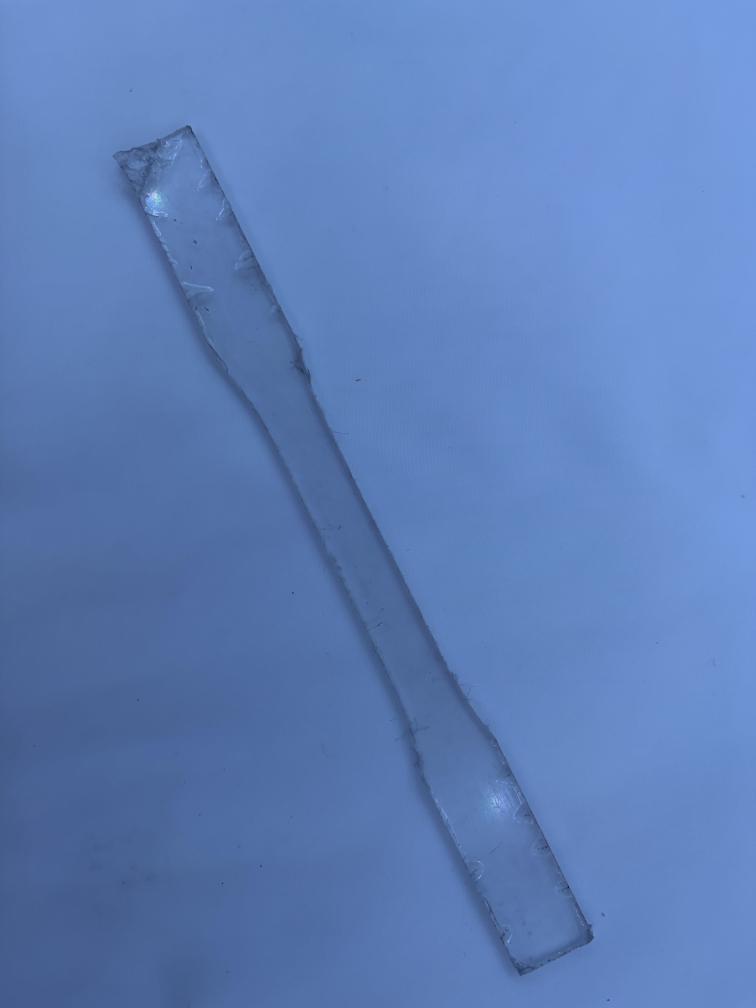
#> input picture images/D638_I_0.jpg, 3024 x 4032 px (shown at 1/4 size)
$ python -i create_dataset.py   (imports and definitions only)
#> lines starting #> are read from the running program, lines starting #| are printed output that depends on the picture; after the words box and inside, x2 and y2 are one past the last pixel; in counts of white or black regions, pixels touching at a corner belong together
#> further down, picture is the input picture: shape (4032, 3024, 3); mean B, G, R 184, 126.3, 93.7
# combined_outline.py

import os
import math
import base64
from typing import Optional, Tuple, List

import cv2
import numpy as np
from PIL import Image
from rembg import remove
import argparse
from enum import Enum

class Material(Enum):
    PLASTIC = 0
    METAL = 1

class Shape(Enum):
    DOGBONE = 0
    COUPON = 1

# ----------------- global collectors for dataset -----------------
DATA_PATCHES: List[np.ndarray] = []
DATA_LABELS: List[int] = []

# ----------------- utilities (from outline.py) -----------------

def get_image_names():
    relative_path = "./images/"

    files = []
    for item in os.listdir(relative_path):
        full_path = os.path.join(relative_path, item)
        if os.path.isfile(full_path):
            files.append(item)
    return files

def pil_to_bgr(pil_img: Image.Image):
    return cv2.cvtColor(np.array(pil_img.convert("RGB")), cv2.COLOR_RGB2BGR)

# [22 lines left out: functions bgr_to_png_base64, rgba_to_png_base64, segment_with_rembg, not called in this run]

def segment_fallback(img_bgr: np.ndarray) -> np.ndarray:
    """Basic luminance segmentation; used if no_rembg=True."""
    hsv = cv2.cvtColor(img_bgr, cv2.COLOR_BGR2HSV)
#> hsv: shape (4032, 3024, 3); mean H, S, V 109.2, 125.5, 184
    v = hsv[:, :, 2]
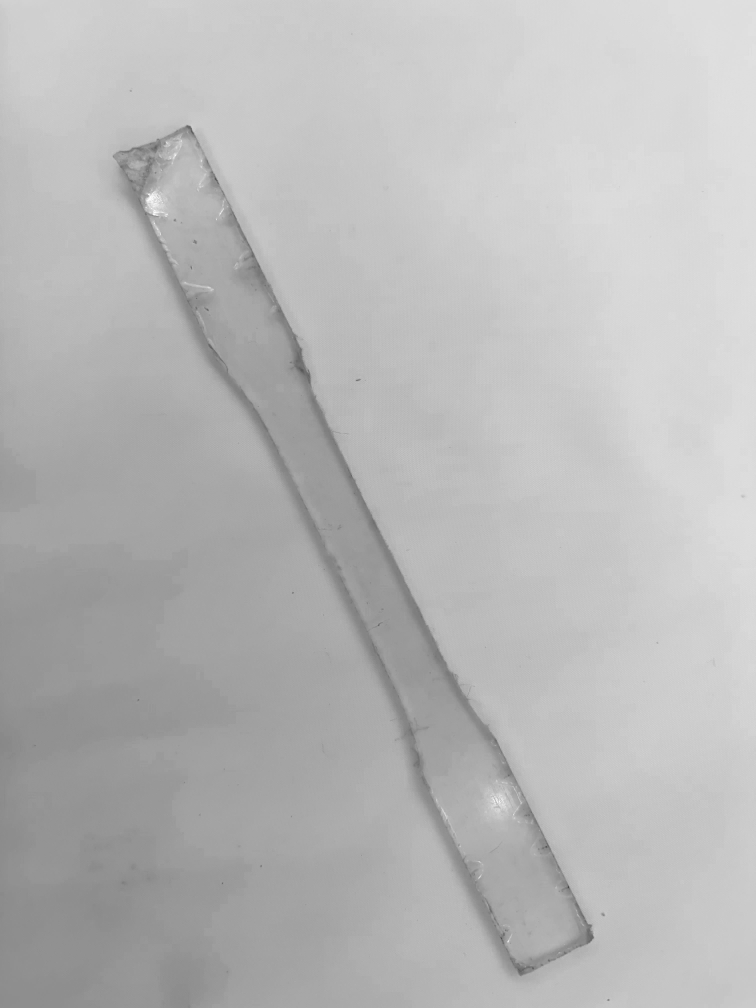
#> v: shape (4032, 3024) (shown at 1/4 size); min 56, max 255, mean 184
    mask = cv2.adaptiveThreshold(
        v, 255,
        cv2.ADAPTIVE_THRESH_MEAN_C,
        cv2.THRESH_BINARY,
        51, 5
    )
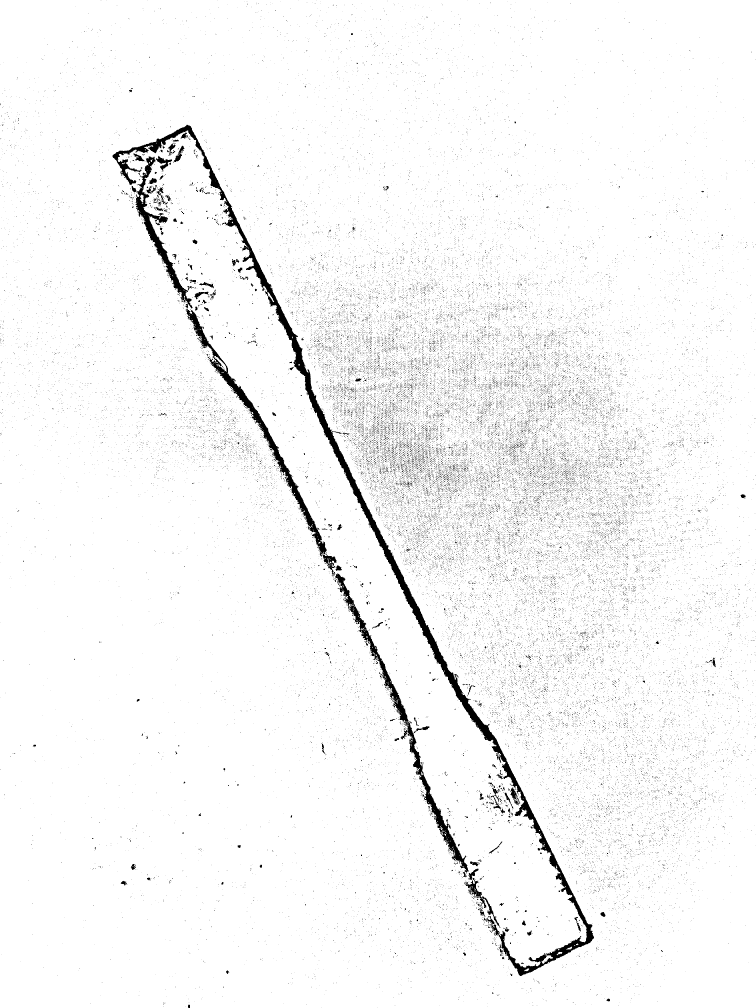
#> mask: shape (4032, 3024) (shown at 1/4 size); 96.7% white; 61477 black regions (61035 under 20 px), largest, box (x1, y1, x2, y2) and area: (450, 499, 2376, 3904) 106812, (1341, 2293, 1875, 3494) 28963, (746, 1233, 1346, 2306) 28615
    if mask.mean() > 127:
        mask = 255 - mask
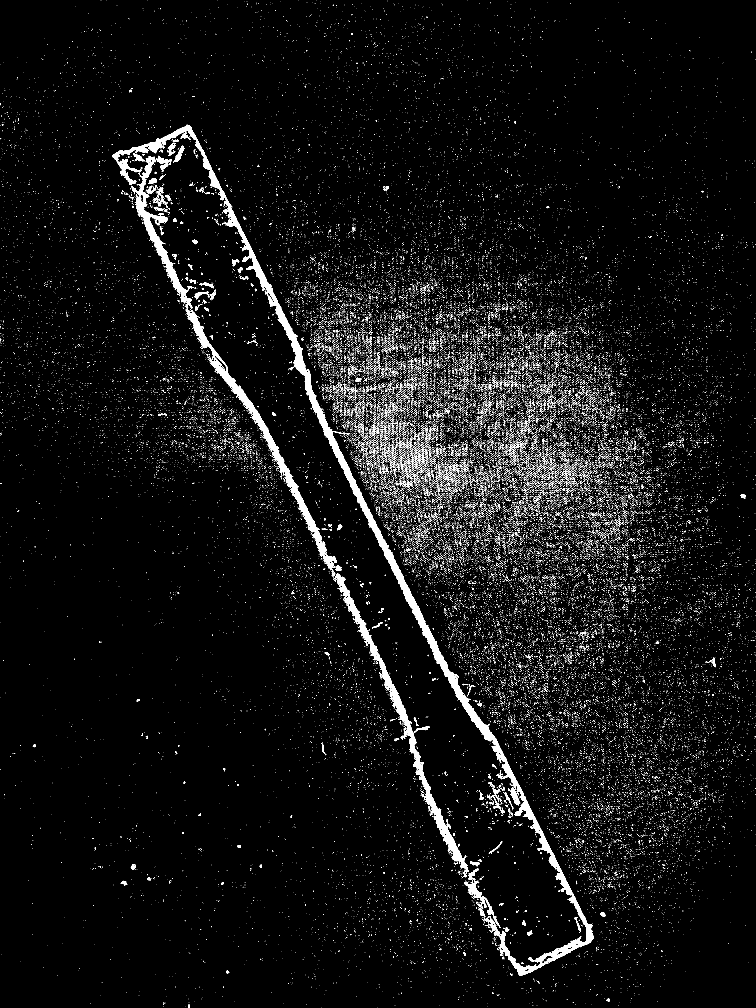
#> mask: shape (4032, 3024) (shown at 1/4 size); 3.3% white; 61477 white regions (61035 under 20 px), largest, box (x1, y1, x2, y2) and area: (450, 499, 2376, 3904) 106812, (1341, 2293, 1875, 3494) 28963, (746, 1233, 1346, 2306) 28615
    mask = cv2.morphologyEx(mask, cv2.MORPH_OPEN, np.ones((5, 5), np.uint8), iterations=1)
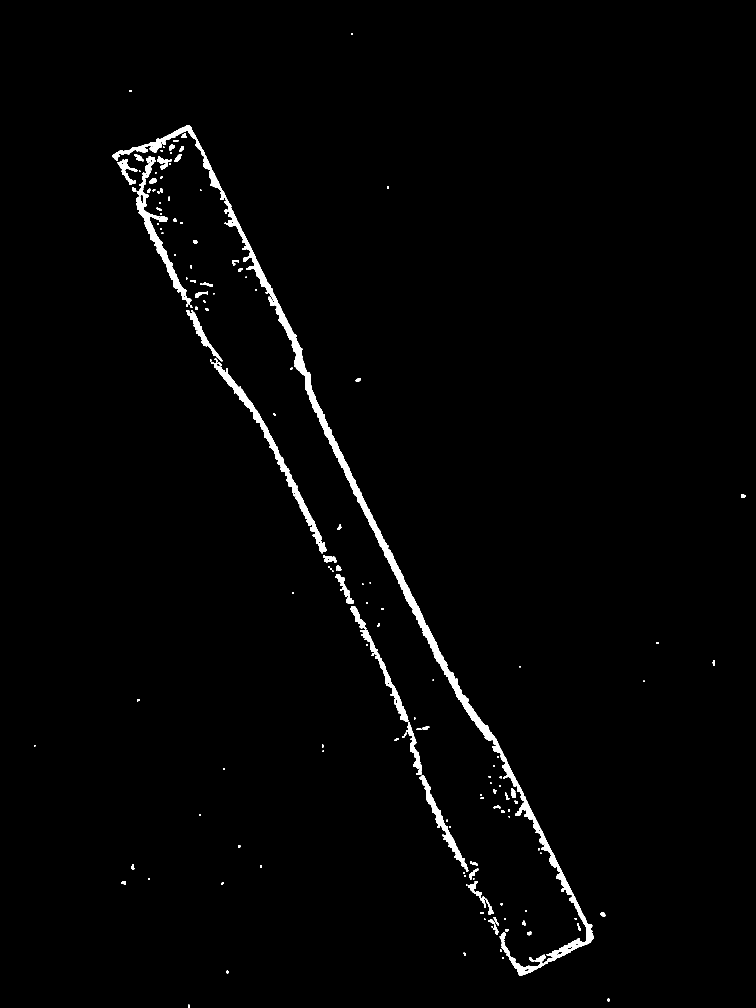
#> mask: shape (4032, 3024) (shown at 1/4 size); 1.5% white; 188 white regions, largest, box (x1, y1, x2, y2) and area: (450, 500, 2376, 3904) 98816, (856, 1451, 1306, 2213) 19011, (544, 753, 747, 1200) 12800
    mask = cv2.morphologyEx(mask, cv2.MORPH_CLOSE, np.ones((7, 7), np.uint8), iterations=2)
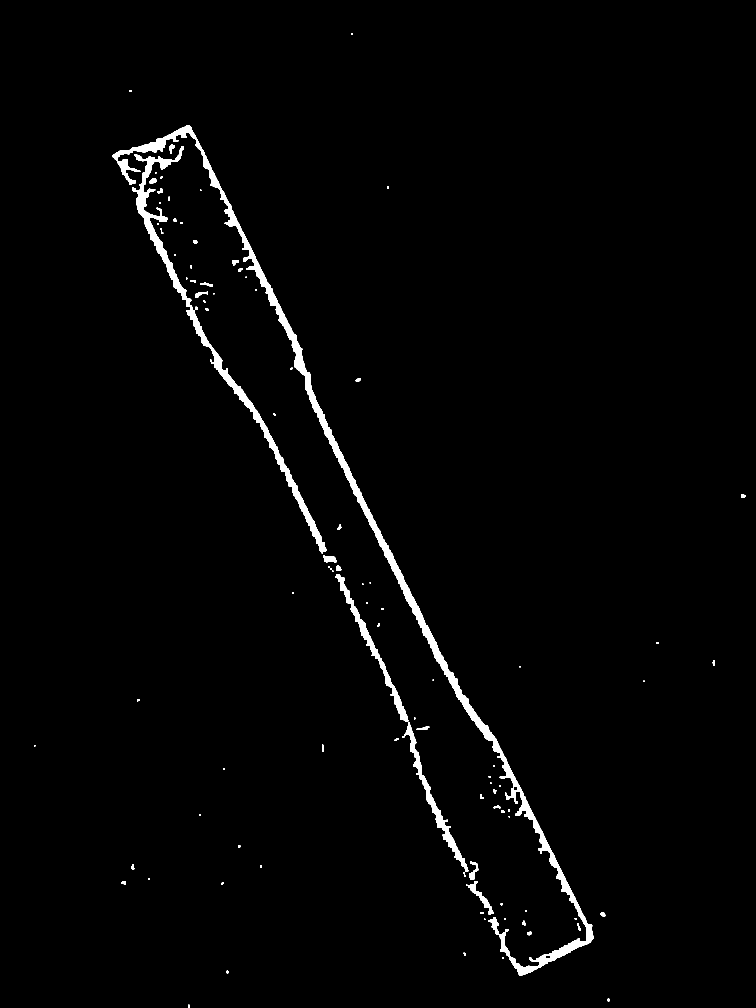
#> mask: shape (4032, 3024) (shown at 1/4 size); 1.6% white; 99 white regions, largest, box (x1, y1, x2, y2) and area: (450, 500, 2376, 3904) 110109, (528, 584, 1306, 2213) 46789, (1342, 2296, 1633, 2886) 13300
    return mask

# [33 lines left out: functions largest_contour, median_contour, make_outline_rgba, annotate, not called in this run]

# ----------------- Roboflow-style measurement constants -----------------

PPMM_CAMERA = 18.5           # pixels per mm at calibration camera width
PPMM_CAMERA_AT_WIDTH = 2592  # camera width used for that 20 px/mm
PPMM_FORCE: Optional[float] = None

CENTER_MIN = 0.40
CENTER_MAX = 0.60

# ----------------- Roboflow-style helpers adapted to mask-only input -----------------

# [288 lines left out: functions infer_shape, _effective_ppmm, _median_smooth, measure_dims, sample_patches_from_mask, measure and 1 more, not called in this run]

# ----------------- CLI -----------------

parser = argparse.ArgumentParser(description="Measure, outline specimen, and build patch dataset")
# [4 lines not run here, left out]

image_names = get_image_names()

image_to_material = {}
# [18 lines not run here, left out]

>>> import cv2
>>> picture = cv2.imread('images/D638_I_0.jpg')
>>> result = segment_fallback(picture)
